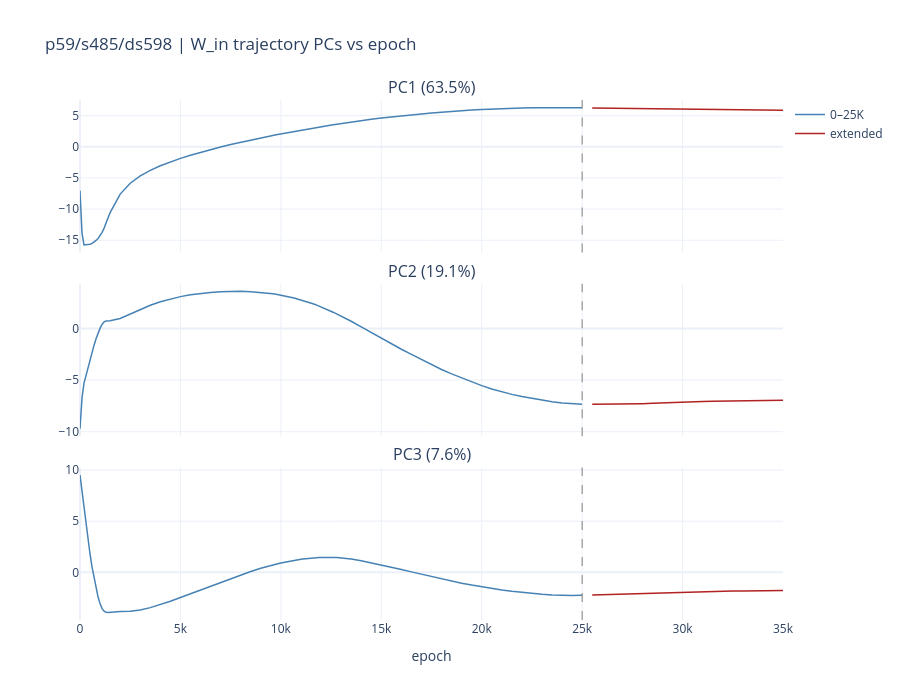
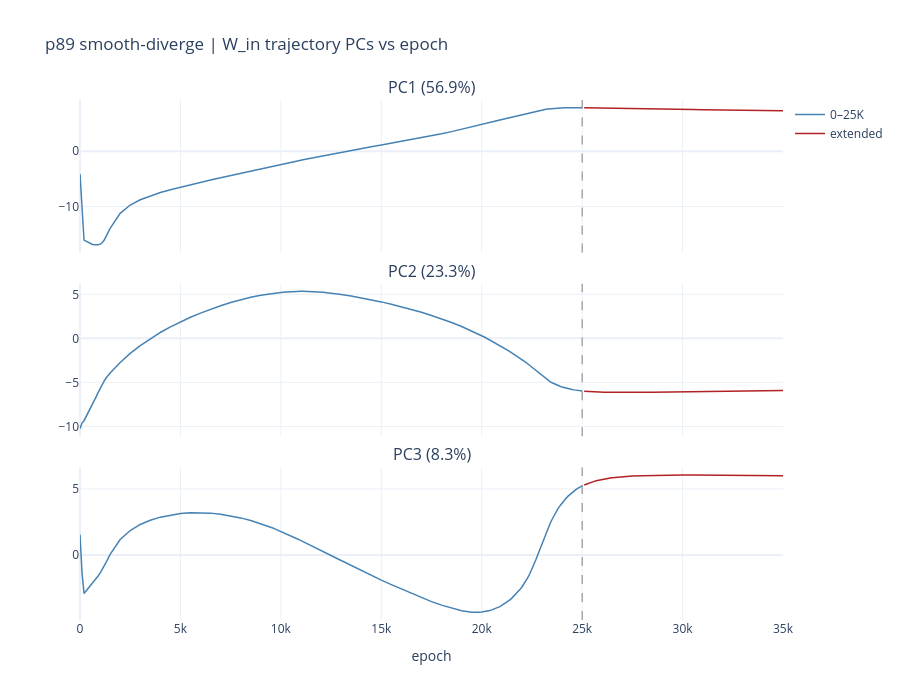
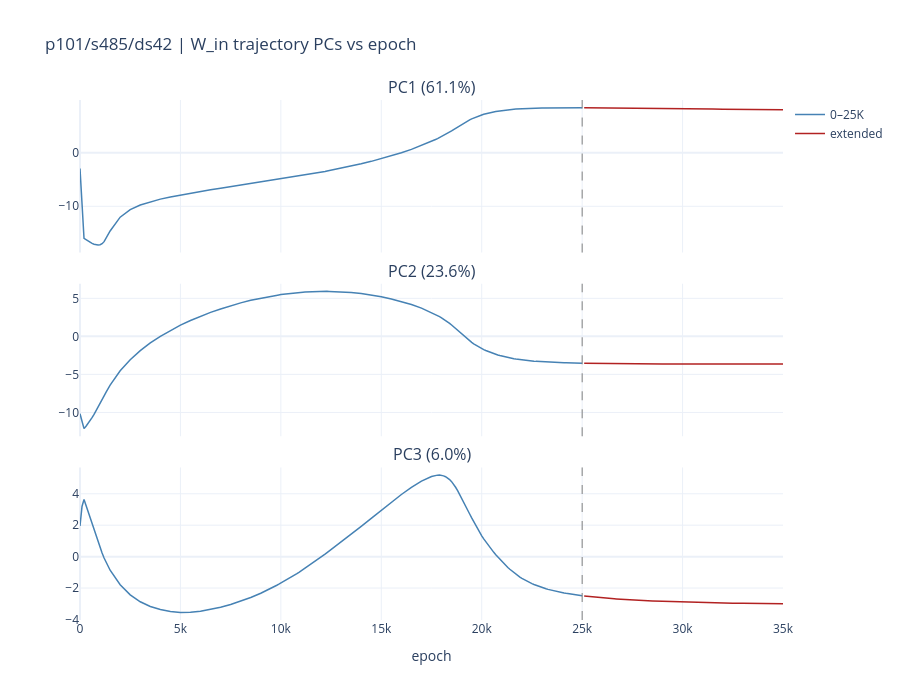
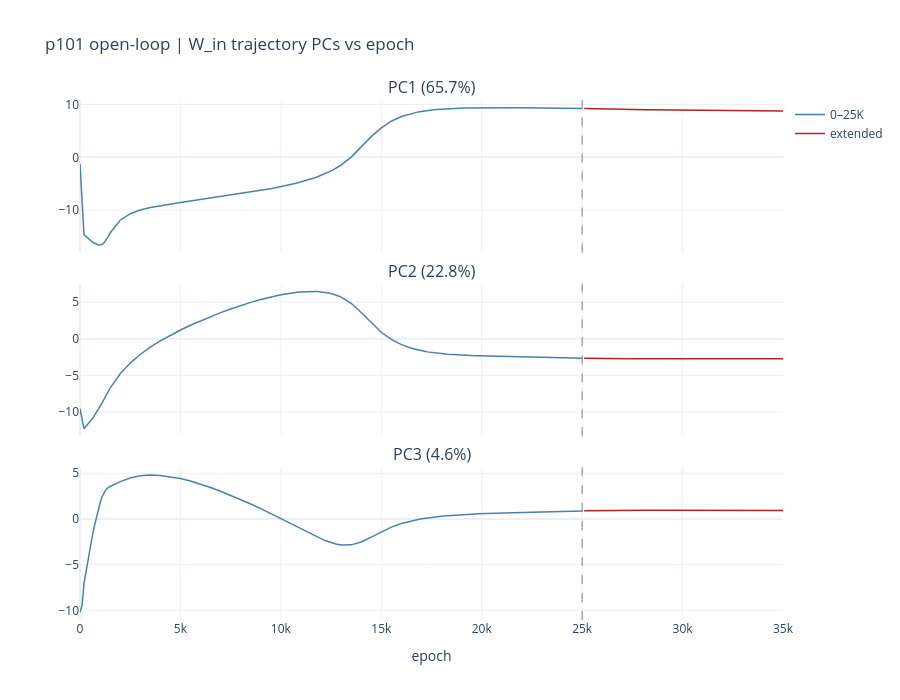

Notebook code for these charts, in order:
### Code cell
for prime, model_seed, data_seed, label in EXTENDED_MODELS:
    v = family.get_variant(prime=prime, seed=model_seed, data_seed=data_seed)
    fig = plot_trajectory_timeseries(v, label=label)
    fig.show()

### Figure 1 — Plotly figure (JSON) as saved in the notebook; plotly's stock layout.template omitted (floating-point values rounded to 4 significant figures)
{"data": [{"line": {"color": "steelblue", "width": 1.5}, "mode": "lines", "name": "0–25K", "showlegend": true, "type": "scatter", "x": [0, 100, 200, 300, 400, 500, 600, 700, 800, 900, 1000, 1100, 1200, 1300, 1400, 1500, 2000, 2500, 3000, 3500, 4000, 4500, 5000, 5500, 6000, 6500, 7000, 7500, 8000, 8500, 9000, 9100, 9200, 9300, 9400, 9500, 9600, 9700, 9800, 9900, 10000, 10100, 10200, 10300, 10400, 10500, 10600, 10700, 10800, 10900, 11000, 11100, 11200, 11300, 11400, 11500, 11600, 11700, 11800, 11900, 12000, 12100, 12200, 12300, 12400, 12500, 12600, 12700, 12800, 12900, 13000, 13500, 14000, 14500, 15000, 15500, 16000, 16500, 17000, 17500, 18000, 18500, 19000, 19500, 20000, 20500, 21000, 21500, 22000, 22500, 23000, 23500, 24000, 24500, 24999, 25000], "xaxis": "x", "y": [-7.038, -13.84, -15.75, -15.74, -15.71, -15.65, -15.51, -15.3, -15.03, -14.7, -14.29, -13.75, -13.05, -12.23, -11.37, -10.55, -7.586, -5.843, -4.66, -3.769, -3.044, -2.418, -1.854, -1.342, -0.8751, -0.4329, -0.01047, 0.385, 0.7599, 1.112, 1.453, 1.519, 1.584, 1.648, 1.712, 1.774, 1.836, 1.897, 1.957, 2.016, 2.076, 2.136, 2.196, 2.256, 2.316, 2.376, 2.436, 2.495, 2.553, 2.61, 2.667, 2.724, 2.78, 2.837, 2.894, 2.95, 3.006, 3.063, 3.119, 3.175, 3.23, 3.285, 3.339, 3.392, 3.446, 3.497, 3.548, 3.599, 3.649, 3.7, 3.75, 3.989, 4.213, 4.427, 4.626, 4.814, 4.984, 5.141, 5.295, 5.443, 5.582, 5.705, 5.811, 5.908, 5.999, 6.079, 6.144, 6.199, 6.244, 6.276, 6.295, 6.299, 6.293, 6.284, 6.269, 6.269], "yaxis": "y"}, {"line": {"color": "firebrick", "width": 1.5}, "mode": "lines", "name": "extended", "showlegend": true, "type": "scatter", "x": [25500, 26000, 26500, 27000, 27500, 28000, 28500, 29000, 29500, 30000, 30500, 31000, 31500, 32000, 32500, 33000, 33500, 34000, 34500, 34999], "xaxis": "x", "y": [6.25, 6.226, 6.2, 6.176, 6.154, 6.133, 6.108, 6.08, 6.053, 6.029, 6.01, 5.993, 5.978, 5.963, 5.949, 5.936, 5.923, 5.91, 5.898, 5.885], "yaxis": "y"}, {"line": {"color": "steelblue", "width": 1.5}, "mode": "lines", "name": "0–25K", "showlegend": false, "type": "scatter", "x": [0, 100, 200, 300, 400, 500, 600, 700, 800, 900, 1000, 1100, 1200, 1300, 1400, 1500, 2000, 2500, 3000, 3500, 4000, 4500, 5000, 5500, 6000, 6500, 7000, 7500, 8000, 8500, 9000, 9100, 9200, 9300, 9400, 9500, 9600, 9700, 9800, 9900, 10000, 10100, 10200, 10300, 10400, 10500, 10600, 10700, 10800, 10900, 11000, 11100, 11200, 11300, 11400, 11500, 11600, 11700, 11800, 11900, 12000, 12100, 12200, 12300, 12400, 12500, 12600, 12700, 12800, 12900, 13000, 13500, 14000, 14500, 15000, 15500, 16000, 16500, 17000, 17500, 18000, 18500, 19000, 19500, 20000, 20500, 21000, 21500, 22000, 22500, 23000, 23500, 24000, 24500, 24999, 25000], "xaxis": "x2", "y": [-9.704, -6.723, -5.299, -4.518, -3.749, -2.989, -2.281, -1.617, -0.9985, -0.4455, 0.0328, 0.402, 0.6316, 0.7311, 0.7504, 0.7476, 0.9672, 1.4, 1.848, 2.244, 2.58, 2.859, 3.086, 3.26, 3.394, 3.488, 3.552, 3.589, 3.595, 3.562, 3.497, 3.479, 3.461, 3.439, 3.416, 3.39, 3.363, 3.334, 3.303, 3.271, 3.237, 3.2, 3.162, 3.121, 3.078, 3.032, 2.985, 2.935, 2.884, 2.831, 2.777, 2.721, 2.663, 2.6, 2.535, 2.469, 2.4, 2.328, 2.253, 2.175, 2.095, 2.012, 1.928, 1.842, 1.753, 1.665, 1.576, 1.485, 1.392, 1.296, 1.2, 0.6954, 0.1618, -0.3998, -0.9599, -1.498, -2.013, -2.515, -3.016, -3.507, -3.97, -4.397, -4.798, -5.18, -5.534, -5.859, -6.144, -6.386, -6.6, -6.793, -6.965, -7.11, -7.218, -7.295, -7.34, -7.34], "yaxis": "y2"}, {"line": {"color": "firebrick", "width": 1.5}, "mode": "lines", "name": "extended", "showlegend": false, "type": "scatter", "x": [25500, 26000, 26500, 27000, 27500, 28000, 28500, 29000, 29500, 30000, 30500, 31000, 31500, 32000, 32500, 33000, 33500, 34000, 34500, 34999], "xaxis": "x2", "y": [-7.35, -7.346, -7.333, -7.317, -7.302, -7.282, -7.247, -7.198, -7.154, -7.121, -7.094, -7.072, -7.055, -7.039, -7.025, -7.012, -7.0, -6.987, -6.975, -6.962], "yaxis": "y2"}, {"line": {"color": "steelblue", "width": 1.5}, "mode": "lines", "name": "0–25K", "showlegend": false, "type": "scatter", "x": [0, 100, 200, 300, 400, 500, 600, 700, 800, 900, 1000, 1100, 1200, 1300, 1400, 1500, 2000, 2500, 3000, 3500, 4000, 4500, 5000, 5500, 6000, 6500, 7000, 7500, 8000, 8500, 9000, 9100, 9200, 9300, 9400, 9500, 9600, 9700, 9800, 9900, 10000, 10100, 10200, 10300, 10400, 10500, 10600, 10700, 10800, 10900, 11000, 11100, 11200, 11300, 11400, 11500, 11600, 11700, 11800, 11900, 12000, 12100, 12200, 12300, 12400, 12500, 12600, 12700, 12800, 12900, 13000, 13500, 14000, 14500, 15000, 15500, 16000, 16500, 17000, 17500, 18000, 18500, 19000, 19500, 20000, 20500, 21000, 21500, 22000, 22500, 23000, 23500, 24000, 24500, 24999, 25000], "xaxis": "x3", "y": [9.508, 7.95, 6.079, 4.62, 3.178, 1.768, 0.5095, -0.6072, -1.586, -2.421, -3.085, -3.551, -3.81, -3.909, -3.918, -3.896, -3.839, -3.802, -3.675, -3.452, -3.163, -2.83, -2.47, -2.099, -1.725, -1.343, -0.9679, -0.6029, -0.2514, 0.07715, 0.3889, 0.448, 0.5052, 0.5608, 0.6153, 0.6677, 0.7193, 0.7688, 0.8163, 0.8627, 0.9072, 0.9506, 0.9923, 1.032, 1.071, 1.109, 1.146, 1.181, 1.214, 1.244, 1.273, 1.301, 1.327, 1.351, 1.372, 1.392, 1.41, 1.426, 1.44, 1.451, 1.459, 1.464, 1.467, 1.469, 1.467, 1.463, 1.457, 1.45, 1.44, 1.426, 1.411, 1.296, 1.136, 0.9367, 0.7156, 0.4918, 0.2712, 0.04429, -0.1888, -0.4205, -0.6406, -0.8535, -1.06, -1.251, -1.429, -1.594, -1.739, -1.859, -1.973, -2.074, -2.154, -2.218, -2.259, -2.272, -2.254, -2.253], "yaxis": "y3"}, {"line": {"color": "firebrick", "width": 1.5}, "mode": "lines", "name": "extended", "showlegend": false, "type": "scatter", "x": [25500, 26000, 26500, 27000, 27500, 28000, 28500, 29000, 29500, 30000, 30500, 31000, 31500, 32000, 32500, 33000, 33500, 34000, 34500, 34999], "xaxis": "x3", "y": [-2.22, -2.191, -2.163, -2.14, -2.121, -2.098, -2.06, -2.006, -1.959, -1.926, -1.9, -1.88, -1.863, -1.85, -1.838, -1.828, -1.818, -1.808, -1.799, -1.791], "yaxis": "y3"}], "layout": {"annotations": [{"font": {"size": 16}, "showarrow": false, "text": "PC1 (63.5%)", "x": 0.5, "xanchor": "center", "xref": "paper", "y": 1, "yanchor": "bottom", "yref": "paper"}, {"font": {"size": 16}, "showarrow": false, "text": "PC2 (19.1%)", "x": 0.5, "xanchor": "center", "xref": "paper", "y": 0.6467, "yanchor": "bottom", "yref": "paper"}, {"font": {"size": 16}, "showarrow": false, "text": "PC3 (7.6%)", "x": 0.5, "xanchor": "center", "xref": "paper", "y": 0.2933, "yanchor": "bottom", "yref": "paper"}], "height": 700, "legend": {"x": 1.01, "y": 1}, "shapes": [{"line": {"color": "gray", "dash": "dash", "width": 1}, "type": "line", "x0": 25000, "x1": 25000, "xref": "x", "y0": 0, "y1": 1, "yref": "y domain"}, {"line": {"color": "gray", "dash": "dash", "width": 1}, "type": "line", "x0": 25000, "x1": 25000, "xref": "x2", "y0": 0, "y1": 1, "yref": "y2 domain"}, {"line": {"color": "gray", "dash": "dash", "width": 1}, "type": "line", "x0": 25000, "x1": 25000, "xref": "x3", "y0": 0, "y1": 1, "yref": "y3 domain"}], "title": {"text": "p59/s485/ds598 | W_in trajectory PCs vs epoch"}, "xaxis": {"anchor": "y", "domain": [0, 1], "matches": "x3", "showticklabels": false}, "xaxis2": {"anchor": "y2", "domain": [0, 1], "matches": "x3", "showticklabels": false}, "xaxis3": {"anchor": "y3", "domain": [0, 1], "title": {"text": "epoch"}}, "yaxis": {"anchor": "x", "domain": [0.7067, 1]}, "yaxis2": {"anchor": "x2", "domain": [0.3533, 0.6467]}, "yaxis3": {"anchor": "x3", "domain": [0, 0.2933]}}}

### Figure 2 — Plotly figure (JSON) as saved in the notebook; plotly's stock layout.template omitted (floating-point values rounded to 4 significant figures; data arrays with more than 128 entries replaced by an {"elided": "..."} marker saying what was removed)
{"data": [{"line": {"color": "steelblue", "width": 1.5}, "mode": "lines", "name": "0–25K", "showlegend": true, "type": "scatter", "x": {"elided": "140 int values"}, "xaxis": "x", "y": {"elided": "140 float values"}, "yaxis": "y"}, {"line": {"color": "firebrick", "width": 1.5}, "mode": "lines", "name": "extended", "showlegend": true, "type": "scatter", "x": [25100, 25200, 25300, 25400, 25500, 25600, 25700, 25800, 25900, 26000, 26100, 26200, 26300, 26400, 26500, 26600, 26700, 26800, 26900, 27000, 27100, 27200, 27300, 27400, 27500, 28000, 28500, 29000, 29500, 30000, 30500, 31000, 31500, 32000, 32500, 33000, 33500, 34000, 34500, 34999], "xaxis": "x", "y": [7.879, 7.876, 7.872, 7.867, 7.862, 7.856, 7.85, 7.845, 7.839, 7.832, 7.825, 7.819, 7.812, 7.805, 7.798, 7.791, 7.784, 7.778, 7.771, 7.764, 7.757, 7.751, 7.744, 7.738, 7.731, 7.699, 7.667, 7.637, 7.608, 7.579, 7.55, 7.523, 7.496, 7.47, 7.445, 7.42, 7.396, 7.373, 7.35, 7.328], "yaxis": "y"}, {"line": {"color": "steelblue", "width": 1.5}, "mode": "lines", "name": "0–25K", "showlegend": false, "type": "scatter", "x": {"elided": "140 int values"}, "xaxis": "x2", "y": {"elided": "140 float values"}, "yaxis": "y2"}, {"line": {"color": "firebrick", "width": 1.5}, "mode": "lines", "name": "extended", "showlegend": false, "type": "scatter", "x": [25100, 25200, 25300, 25400, 25500, 25600, 25700, 25800, 25900, 26000, 26100, 26200, 26300, 26400, 26500, 26600, 26700, 26800, 26900, 27000, 27100, 27200, 27300, 27400, 27500, 28000, 28500, 29000, 29500, 30000, 30500, 31000, 31500, 32000, 32500, 33000, 33500, 34000, 34500, 34999], "xaxis": "x2", "y": [-5.993, -6.013, -6.031, -6.046, -6.059, -6.071, -6.082, -6.091, -6.099, -6.107, -6.113, -6.119, -6.123, -6.127, -6.13, -6.133, -6.135, -6.137, -6.138, -6.139, -6.14, -6.14, -6.14, -6.14, -6.139, -6.132, -6.121, -6.109, -6.095, -6.08, -6.064, -6.047, -6.031, -6.015, -5.999, -5.983, -5.966, -5.95, -5.935, -5.919], "yaxis": "y2"}, {"line": {"color": "steelblue", "width": 1.5}, "mode": "lines", "name": "0–25K", "showlegend": false, "type": "scatter", "x": {"elided": "140 int values"}, "xaxis": "x3", "y": {"elided": "140 float values"}, "yaxis": "y3"}, {"line": {"color": "firebrick", "width": 1.5}, "mode": "lines", "name": "extended", "showlegend": false, "type": "scatter", "x": [25100, 25200, 25300, 25400, 25500, 25600, 25700, 25800, 25900, 26000, 26100, 26200, 26300, 26400, 26500, 26600, 26700, 26800, 26900, 27000, 27100, 27200, 27300, 27400, 27500, 28000, 28500, 29000, 29500, 30000, 30500, 31000, 31500, 32000, 32500, 33000, 33500, 34000, 34500, 34999], "xaxis": "x3", "y": [5.294, 5.36, 5.42, 5.474, 5.523, 5.569, 5.611, 5.649, 5.684, 5.715, 5.745, 5.772, 5.796, 5.819, 5.839, 5.858, 5.876, 5.892, 5.906, 5.92, 5.932, 5.943, 5.953, 5.963, 5.972, 6.004, 6.025, 6.036, 6.042, 6.045, 6.044, 6.041, 6.038, 6.033, 6.027, 6.021, 6.015, 6.009, 6.003, 5.996], "yaxis": "y3"}], "layout": {"annotations": [{"font": {"size": 16}, "showarrow": false, "text": "PC1 (56.9%)", "x": 0.5, "xanchor": "center", "xref": "paper", "y": 1, "yanchor": "bottom", "yref": "paper"}, {"font": {"size": 16}, "showarrow": false, "text": "PC2 (23.3%)", "x": 0.5, "xanchor": "center", "xref": "paper", "y": 0.6467, "yanchor": "bottom", "yref": "paper"}, {"font": {"size": 16}, "showarrow": false, "text": "PC3 (8.3%)", "x": 0.5, "xanchor": "center", "xref": "paper", "y": 0.2933, "yanchor": "bottom", "yref": "paper"}], "height": 700, "legend": {"x": 1.01, "y": 1}, "shapes": [{"line": {"color": "gray", "dash": "dash", "width": 1}, "type": "line", "x0": 25000, "x1": 25000, "xref": "x", "y0": 0, "y1": 1, "yref": "y domain"}, {"line": {"color": "gray", "dash": "dash", "width": 1}, "type": "line", "x0": 25000, "x1": 25000, "xref": "x2", "y0": 0, "y1": 1, "yref": "y2 domain"}, {"line": {"color": "gray", "dash": "dash", "width": 1}, "type": "line", "x0": 25000, "x1": 25000, "xref": "x3", "y0": 0, "y1": 1, "yref": "y3 domain"}], "title": {"text": "p89 smooth-diverge | W_in trajectory PCs vs epoch"}, "xaxis": {"anchor": "y", "domain": [0, 1], "matches": "x3", "showticklabels": false}, "xaxis2": {"anchor": "y2", "domain": [0, 1], "matches": "x3", "showticklabels": false}, "xaxis3": {"anchor": "y3", "domain": [0, 1], "title": {"text": "epoch"}}, "yaxis": {"anchor": "x", "domain": [0.7067, 1]}, "yaxis2": {"anchor": "x2", "domain": [0.3533, 0.6467]}, "yaxis3": {"anchor": "x3", "domain": [0, 0.2933]}}}

### Figure 3 — Plotly figure (JSON) as saved in the notebook; plotly's stock layout.template omitted (floating-point values rounded to 4 significant figures; data arrays with more than 128 entries replaced by an {"elided": "..."} marker saying what was removed)
{"data": [{"line": {"color": "steelblue", "width": 1.5}, "mode": "lines", "name": "0–25K", "showlegend": true, "type": "scatter", "x": {"elided": "156 int values"}, "xaxis": "x", "y": {"elided": "156 float values"}, "yaxis": "y"}, {"line": {"color": "firebrick", "width": 1.5}, "mode": "lines", "name": "extended", "showlegend": true, "type": "scatter", "x": [25100, 25200, 25300, 25400, 25500, 25600, 25700, 25800, 25900, 26000, 26100, 26200, 26300, 26400, 26500, 26600, 26700, 26800, 26900, 27000, 27100, 27200, 27300, 27400, 27500, 28000, 28500, 29000, 29500, 30000, 30500, 31000, 31500, 32000, 32500, 33000, 33500, 34000, 34500, 34999], "xaxis": "x", "y": [8.412, 8.41, 8.408, 8.406, 8.403, 8.4, 8.397, 8.394, 8.391, 8.387, 8.384, 8.38, 8.377, 8.373, 8.369, 8.365, 8.361, 8.357, 8.353, 8.348, 8.344, 8.339, 8.335, 8.331, 8.327, 8.306, 8.284, 8.262, 8.24, 8.218, 8.197, 8.175, 8.154, 8.133, 8.112, 8.09, 8.068, 8.047, 8.027, 8.005], "yaxis": "y"}, {"line": {"color": "steelblue", "width": 1.5}, "mode": "lines", "name": "0–25K", "showlegend": false, "type": "scatter", "x": {"elided": "156 int values"}, "xaxis": "x2", "y": {"elided": "156 float values"}, "yaxis": "y2"}, {"line": {"color": "firebrick", "width": 1.5}, "mode": "lines", "name": "extended", "showlegend": false, "type": "scatter", "x": [25100, 25200, 25300, 25400, 25500, 25600, 25700, 25800, 25900, 26000, 26100, 26200, 26300, 26400, 26500, 26600, 26700, 26800, 26900, 27000, 27100, 27200, 27300, 27400, 27500, 28000, 28500, 29000, 29500, 30000, 30500, 31000, 31500, 32000, 32500, 33000, 33500, 34000, 34500, 34999], "xaxis": "x2", "y": [-3.539, -3.544, -3.548, -3.553, -3.558, -3.562, -3.566, -3.571, -3.575, -3.578, -3.583, -3.587, -3.59, -3.594, -3.598, -3.601, -3.604, -3.607, -3.61, -3.613, -3.616, -3.619, -3.621, -3.624, -3.626, -3.635, -3.642, -3.647, -3.65, -3.652, -3.653, -3.654, -3.655, -3.654, -3.653, -3.652, -3.65, -3.648, -3.645, -3.641], "yaxis": "y2"}, {"line": {"color": "steelblue", "width": 1.5}, "mode": "lines", "name": "0–25K", "showlegend": false, "type": "scatter", "x": {"elided": "156 int values"}, "xaxis": "x3", "y": {"elided": "156 float values"}, "yaxis": "y3"}, {"line": {"color": "firebrick", "width": 1.5}, "mode": "lines", "name": "extended", "showlegend": false, "type": "scatter", "x": [25100, 25200, 25300, 25400, 25500, 25600, 25700, 25800, 25900, 26000, 26100, 26200, 26300, 26400, 26500, 26600, 26700, 26800, 26900, 27000, 27100, 27200, 27300, 27400, 27500, 28000, 28500, 29000, 29500, 30000, 30500, 31000, 31500, 32000, 32500, 33000, 33500, 34000, 34500, 34999], "xaxis": "x3", "y": [-2.5, -2.515, -2.53, -2.544, -2.558, -2.571, -2.584, -2.596, -2.608, -2.62, -2.631, -2.643, -2.653, -2.663, -2.673, -2.683, -2.692, -2.701, -2.71, -2.719, -2.727, -2.735, -2.743, -2.751, -2.758, -2.791, -2.82, -2.846, -2.868, -2.887, -2.906, -2.922, -2.937, -2.949, -2.961, -2.973, -2.981, -2.988, -2.994, -3.0], "yaxis": "y3"}], "layout": {"annotations": [{"font": {"size": 16}, "showarrow": false, "text": "PC1 (61.1%)", "x": 0.5, "xanchor": "center", "xref": "paper", "y": 1, "yanchor": "bottom", "yref": "paper"}, {"font": {"size": 16}, "showarrow": false, "text": "PC2 (23.6%)", "x": 0.5, "xanchor": "center", "xref": "paper", "y": 0.6467, "yanchor": "bottom", "yref": "paper"}, {"font": {"size": 16}, "showarrow": false, "text": "PC3 (6.0%)", "x": 0.5, "xanchor": "center", "xref": "paper", "y": 0.2933, "yanchor": "bottom", "yref": "paper"}], "height": 700, "legend": {"x": 1.01, "y": 1}, "shapes": [{"line": {"color": "gray", "dash": "dash", "width": 1}, "type": "line", "x0": 25000, "x1": 25000, "xref": "x", "y0": 0, "y1": 1, "yref": "y domain"}, {"line": {"color": "gray", "dash": "dash", "width": 1}, "type": "line", "x0": 25000, "x1": 25000, "xref": "x2", "y0": 0, "y1": 1, "yref": "y2 domain"}, {"line": {"color": "gray", "dash": "dash", "width": 1}, "type": "line", "x0": 25000, "x1": 25000, "xref": "x3", "y0": 0, "y1": 1, "yref": "y3 domain"}], "title": {"text": "p101/s485/ds42 | W_in trajectory PCs vs epoch"}, "xaxis": {"anchor": "y", "domain": [0, 1], "matches": "x3", "showticklabels": false}, "xaxis2": {"anchor": "y2", "domain": [0, 1], "matches": "x3", "showticklabels": false}, "xaxis3": {"anchor": "y3", "domain": [0, 1], "title": {"text": "epoch"}}, "yaxis": {"anchor": "x", "domain": [0.7067, 1]}, "yaxis2": {"anchor": "x2", "domain": [0.3533, 0.6467]}, "yaxis3": {"anchor": "x3", "domain": [0, 0.2933]}}}

### Figure 4 — Plotly figure (JSON) as saved in the notebook; plotly's stock layout.template omitted (floating-point values rounded to 4 significant figures; data arrays with more than 128 entries replaced by an {"elided": "..."} marker saying what was removed)
{"data": [{"line": {"color": "steelblue", "width": 1.5}, "mode": "lines", "name": "0–25K", "showlegend": true, "type": "scatter", "x": {"elided": "132 int values"}, "xaxis": "x", "y": {"elided": "132 float values"}, "yaxis": "y"}, {"line": {"color": "firebrick", "width": 1.5}, "mode": "lines", "name": "extended", "showlegend": true, "type": "scatter", "x": [25100, 25200, 25300, 25400, 25500, 25600, 25700, 25800, 25900, 26000, 26100, 26200, 26300, 26400, 26500, 26600, 26700, 26800, 26900, 27000, 27100, 27200, 27300, 27400, 27500, 27600, 27700, 27800, 27900, 28000, 28100, 28200, 28300, 28400, 28500, 28600, 28700, 28800, 28900, 29000, 29500, 30000, 30500, 31000, 31500, 32000, 32500, 33000, 33500, 34000, 34500, 34999], "xaxis": "x", "y": [9.223, 9.21, 9.199, 9.187, 9.177, 9.167, 9.158, 9.149, 9.141, 9.133, 9.125, 9.117, 9.11, 9.103, 9.096, 9.09, 9.084, 9.078, 9.072, 9.066, 9.061, 9.055, 9.05, 9.045, 9.04, 9.035, 9.03, 9.025, 9.02, 9.016, 9.011, 9.006, 9.002, 8.997, 8.993, 8.988, 8.984, 8.98, 8.975, 8.971, 8.95, 8.929, 8.908, 8.889, 8.871, 8.852, 8.834, 8.816, 8.799, 8.782, 8.766, 8.75], "yaxis": "y"}, {"line": {"color": "steelblue", "width": 1.5}, "mode": "lines", "name": "0–25K", "showlegend": false, "type": "scatter", "x": {"elided": "132 int values"}, "xaxis": "x2", "y": {"elided": "132 float values"}, "yaxis": "y2"}, {"line": {"color": "firebrick", "width": 1.5}, "mode": "lines", "name": "extended", "showlegend": false, "type": "scatter", "x": [25100, 25200, 25300, 25400, 25500, 25600, 25700, 25800, 25900, 26000, 26100, 26200, 26300, 26400, 26500, 26600, 26700, 26800, 26900, 27000, 27100, 27200, 27300, 27400, 27500, 27600, 27700, 27800, 27900, 28000, 28100, 28200, 28300, 28400, 28500, 28600, 28700, 28800, 28900, 29000, 29500, 30000, 30500, 31000, 31500, 32000, 32500, 33000, 33500, 34000, 34500, 34999], "xaxis": "x2", "y": [-2.662, -2.67, -2.678, -2.685, -2.691, -2.697, -2.703, -2.708, -2.712, -2.716, -2.72, -2.723, -2.726, -2.728, -2.731, -2.733, -2.735, -2.736, -2.738, -2.739, -2.741, -2.742, -2.743, -2.744, -2.745, -2.745, -2.746, -2.747, -2.747, -2.748, -2.748, -2.748, -2.749, -2.749, -2.749, -2.749, -2.75, -2.75, -2.75, -2.75, -2.749, -2.748, -2.747, -2.745, -2.744, -2.743, -2.741, -2.739, -2.738, -2.736, -2.733, -2.731], "yaxis": "y2"}, {"line": {"color": "steelblue", "width": 1.5}, "mode": "lines", "name": "0–25K", "showlegend": false, "type": "scatter", "x": {"elided": "132 int values"}, "xaxis": "x3", "y": {"elided": "132 float values"}, "yaxis": "y3"}, {"line": {"color": "firebrick", "width": 1.5}, "mode": "lines", "name": "extended", "showlegend": false, "type": "scatter", "x": [25100, 25200, 25300, 25400, 25500, 25600, 25700, 25800, 25900, 26000, 26100, 26200, 26300, 26400, 26500, 26600, 26700, 26800, 26900, 27000, 27100, 27200, 27300, 27400, 27500, 27600, 27700, 27800, 27900, 28000, 28100, 28200, 28300, 28400, 28500, 28600, 28700, 28800, 28900, 29000, 29500, 30000, 30500, 31000, 31500, 32000, 32500, 33000, 33500, 34000, 34500, 34999], "xaxis": "x3", "y": [0.8872, 0.8923, 0.897, 0.9013, 0.9054, 0.9092, 0.9128, 0.9162, 0.9191, 0.9217, 0.9241, 0.9264, 0.9285, 0.9303, 0.9321, 0.9337, 0.9351, 0.9365, 0.9376, 0.9387, 0.9398, 0.9409, 0.9418, 0.9426, 0.9434, 0.944, 0.9446, 0.9452, 0.9458, 0.9462, 0.9466, 0.947, 0.9473, 0.9476, 0.9479, 0.9482, 0.9485, 0.9487, 0.9489, 0.9489, 0.9487, 0.9477, 0.9468, 0.945, 0.9431, 0.9411, 0.9395, 0.9379, 0.9359, 0.9341, 0.9319, 0.9298], "yaxis": "y3"}], "layout": {"annotations": [{"font": {"size": 16}, "showarrow": false, "text": "PC1 (65.7%)", "x": 0.5, "xanchor": "center", "xref": "paper", "y": 1, "yanchor": "bottom", "yref": "paper"}, {"font": {"size": 16}, "showarrow": false, "text": "PC2 (22.8%)", "x": 0.5, "xanchor": "center", "xref": "paper", "y": 0.6467, "yanchor": "bottom", "yref": "paper"}, {"font": {"size": 16}, "showarrow": false, "text": "PC3 (4.6%)", "x": 0.5, "xanchor": "center", "xref": "paper", "y": 0.2933, "yanchor": "bottom", "yref": "paper"}], "height": 700, "legend": {"x": 1.01, "y": 1}, "shapes": [{"line": {"color": "gray", "dash": "dash", "width": 1}, "type": "line", "x0": 25000, "x1": 25000, "xref": "x", "y0": 0, "y1": 1, "yref": "y domain"}, {"line": {"color": "gray", "dash": "dash", "width": 1}, "type": "line", "x0": 25000, "x1": 25000, "xref": "x2", "y0": 0, "y1": 1, "yref": "y2 domain"}, {"line": {"color": "gray", "dash": "dash", "width": 1}, "type": "line", "x0": 25000, "x1": 25000, "xref": "x3", "y0": 0, "y1": 1, "yref": "y3 domain"}], "title": {"text": "p101 open-loop | W_in trajectory PCs vs epoch"}, "xaxis": {"anchor": "y", "domain": [0, 1], "matches": "x3", "showticklabels": false}, "xaxis2": {"anchor": "y2", "domain": [0, 1], "matches": "x3", "showticklabels": false}, "xaxis3": {"anchor": "y3", "domain": [0, 1], "title": {"text": "epoch"}}, "yaxis": {"anchor": "x", "domain": [0.7067, 1]}, "yaxis2": {"anchor": "x2", "domain": [0.3533, 0.6467]}, "yaxis3": {"anchor": "x3", "domain": [0, 0.2933]}}}
